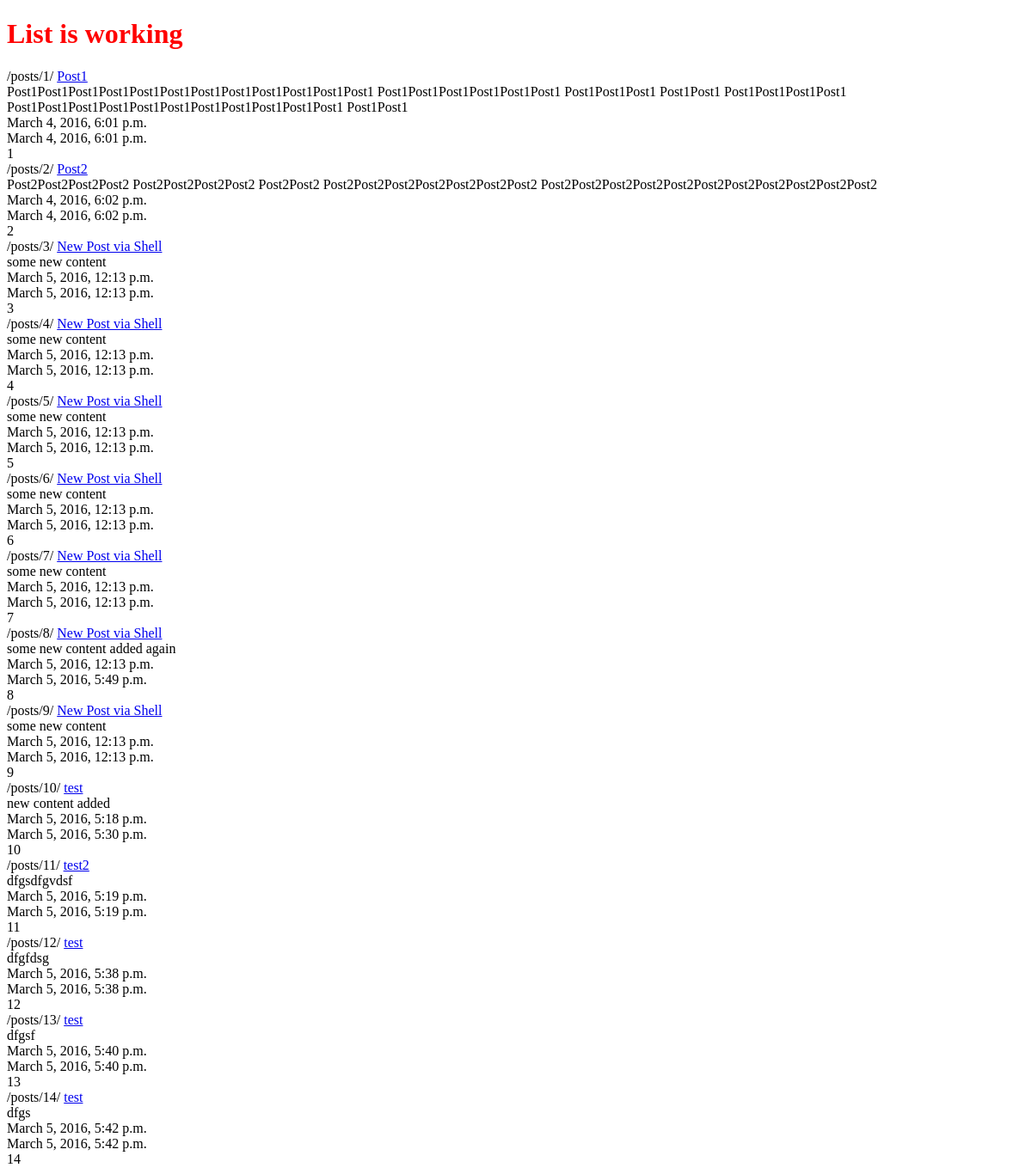
The page /posts/ on the database as committed earlier.
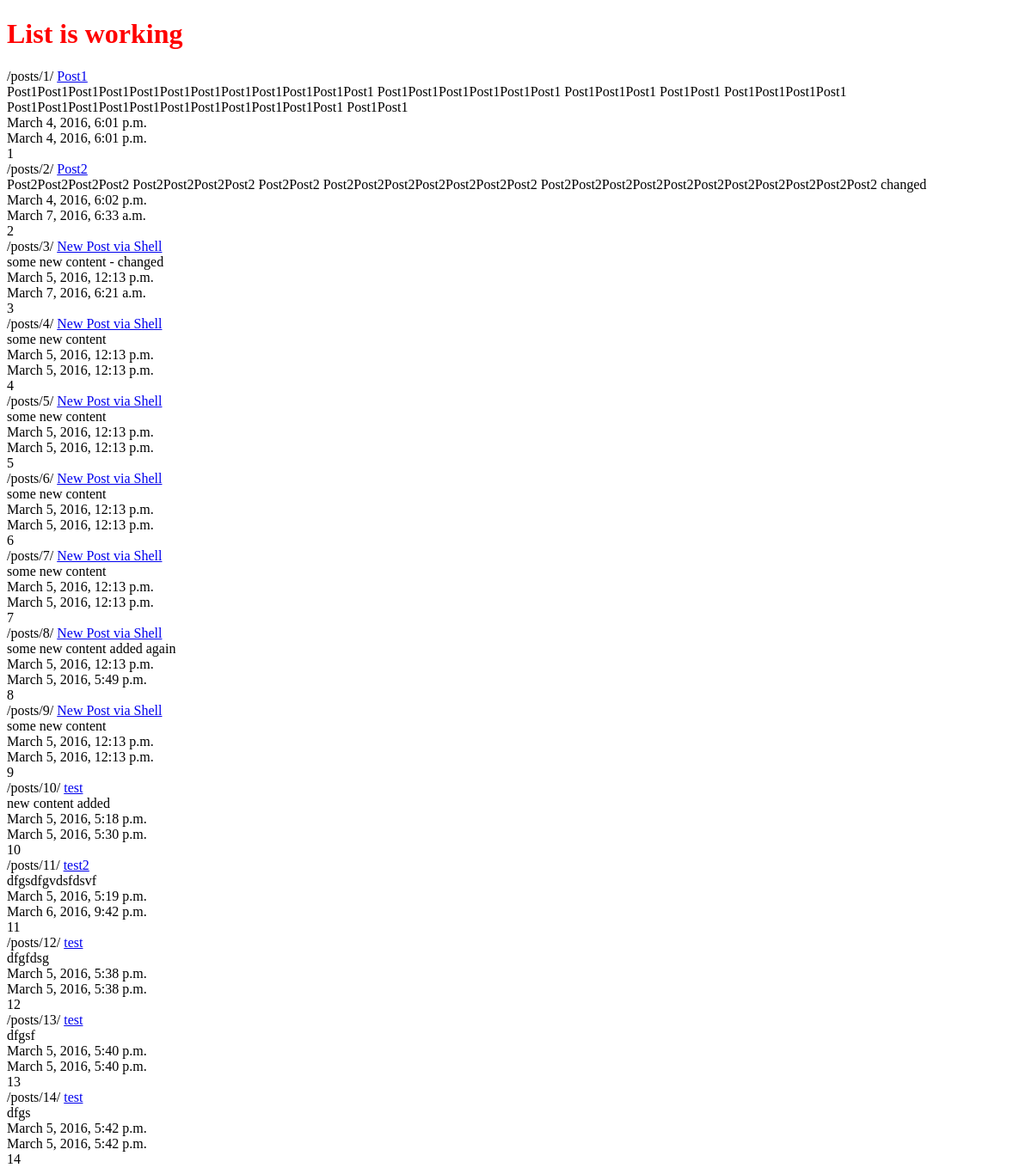
The same page on the database as committed later.
### posts/models.py (models this page shows, shortened)
class Post(models.Model):
    title = models.CharField(max_length=120)
    content = models.TextField()
    timestamp = models.DateTimeField(auto_now=False, auto_now_add=True)
    updated = models.DateTimeField(auto_now=True, auto_now_add=False)
    def get_absolute_url(self):
        return reverse('posts:detail', kwargs={'id': self.id})

### posts/views.py (the view)
def post_list(request):
    queryset = Post.objects.all()
    context = {
            'title': 'List',
            'object_list': queryset
         }
    return render(request, "post_list.html", context)

### templates/post_list.html
{% include 'base.html' %}
{% block content %}
    <h1>{{ title }} is working</h1>
    {% for obj in object_list %}
        {% url 'posts:detail' id=obj.id %}
        <a href="{{ obj.get_absolute_url }}">{{ obj.title }}</a><br>
        {{ obj.content }}<br>
        {{ obj.timestamp }}<br>
        {{ obj.updated }}<br>
        {{ obj.id }}<br>
    {% endfor %}
{% endblock %}

Rows that differ between the two databases and show on the page:
changed Post "/posts/2/": content "Post2Post2Post2Post2 Post2Post2Post2Post2 Post2Post2 Post2Post2Post2Post2Post2Post2Post2 Post2Post2Post2Post2Post2Post2Post2Post2Post2Post2Post2" → "Post2Post2Post2Post2 Post2Post2Post2Post2 Post2Post2 Post2Post2Post2Post2Post2Post2Post2 Post2Post2Post2Post2Post2Post2Post2Post2Post2Post2Post2 changed"; updated "March 4, 2016, 6:02 p.m." → "March 7, 2016, 6:33 a.m."
changed Post "/posts/3/": content "some new content" → "some new content - changed"; updated "March 5, 2016, 12:13 p.m." → "March 7, 2016, 6:21 a.m."
changed Post "/posts/11/": content "dfgsdfgvdsf" → "dfgsdfgvdsfdsvf"; updated "March 5, 2016, 5:19 p.m." → "March 6, 2016, 9:42 p.m."
